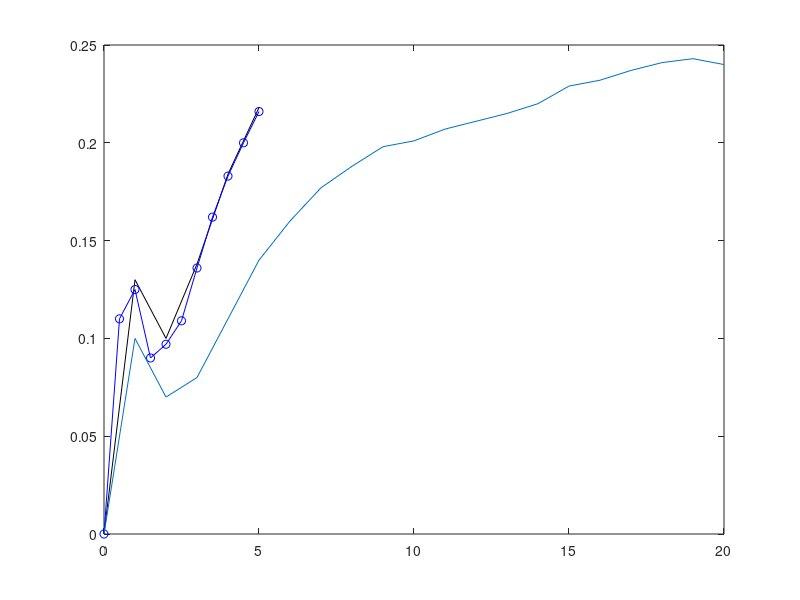

The MATLAB source for this figure:
%%% Experiment 1: LV = 6.5 volts AC, DC-HV of 5kV
V1 = [0,1,2,3,4,5];
I1 = [0,0.13,0.10,0.138,0.184,0.218];
plot(V1,I1,'k')
hold on
%%% Experiment 2: Add 100 ohm to HV-DC of 5kV. LV = 6.5 volts AC.
V2 = 0:0.5:5;
I2 = [0,0.11,0.125,0.09,0.097,0.109,0.136,0.162,0.183,0.2,0.216];
plot(V2,I2,'bo-')

%%% Experiment 5: Apply DC-AC upto 20 kV. LV = 6.5 volts AC.
I5 = [0,0.1,0.07,0.08,0.11,0.14,0.16,0.177,0.188,0.198,0.201,0.207,0.211,0.215,0.22,0.229,0.232,0.237,0.241,0.243,0.24];
V5 = 0:20;
plot(V5,I5)
hold off